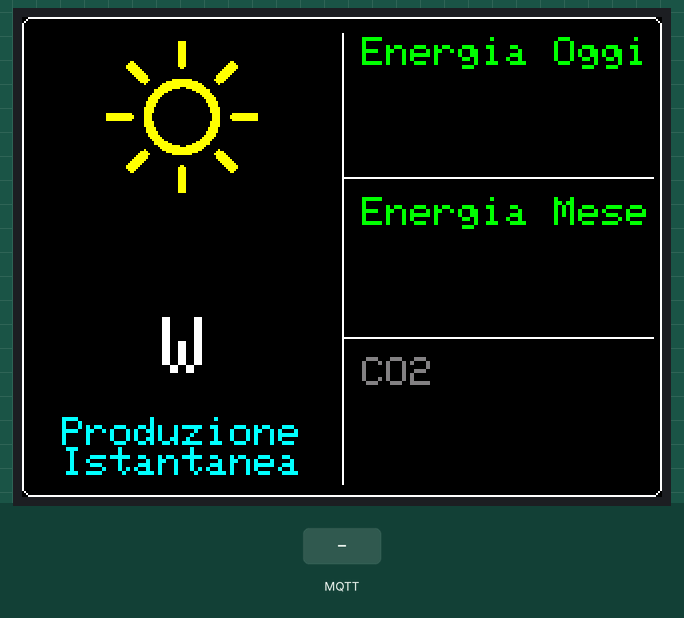
Recording of a sketch running on a simulated ESP8266 (Wemos D1 mini). Parts: 320×240 colour display. The test bench sets the inputs (shaded band). WiFi joins after 1.5 s; servers stay silent unless stated; network time is answered at once with the bench clock; random numbers use the default seed unless the sketch sets one; no MQTT or app messages arrive unless stated; what the sketch prints to the serial monitor is not drawn.

Above: at 4.4 s.
4.5 s: MQTT message "Power" arrives on the first subscribed topic
At 5.7 s:
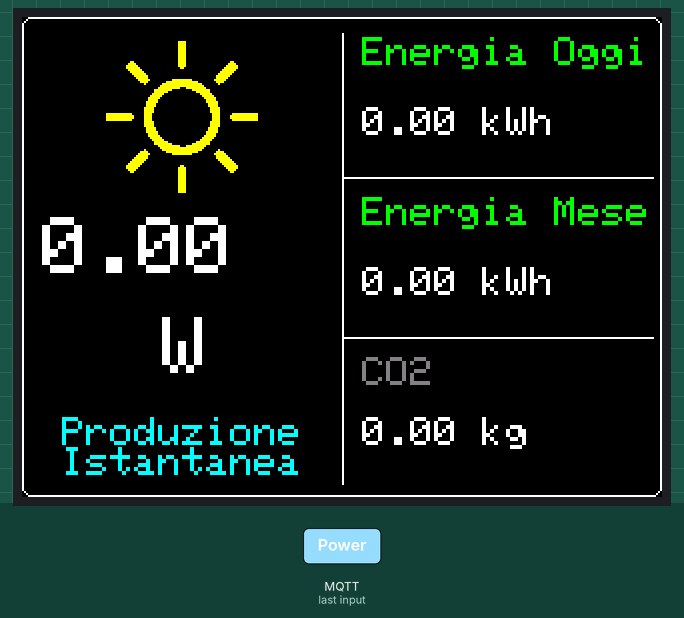
6.0 s: MQTT message "EnergyD" arrives on the first subscribed topic
7.5 s: MQTT message "EnergyM" arrives on the first subscribed topic
Timing chart, 0 to 10.5 s (numbered marks = the images above; inputs shaded):
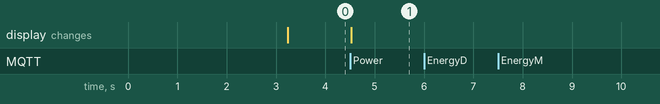

The sketch:

Fotovoltaico.ino
```cpp
#include <ESP8266WiFi.h>
#include <PubSubClient.h>
#include <ArduinoJson.h>
#include "NTPClient.h"
#include "WiFiUdp.h"

#include <Adafruit_ILI9341.h>
#include <Adafruit_GFX.h>
#include <SPI.h>

#include "sun.c"

#define TFT_CS D0
#define TFT_DC D8
#define TFT_RST -1

#define TS_CS D3

Adafruit_ILI9341 tft = Adafruit_ILI9341(TFT_CS, TFT_DC, TFT_RST);

const char* ssid = "CASA_WIRELESS";
const char* password = "sodarktheconofman";
const char* mqtt_server = "192.168.1.190";
const int mqtt_server_port = 1883;
const char* mqttUser = "homeassistant";
const char* mqttPassword = "que1lunguichaiGio2liebuut7ou4iechoh3Iexe0oolee3Kavoh9phuv2xeiyai";

WiFiClient espClient;
PubSubClient client(espClient);
WiFiUDP ntpUDP;
NTPClient timeClient(ntpUDP);

float prevPower = -1.0;
float prevEnergyD = -1.0;
float prevEnergyM = -1.0;
float prevCo2 = -1.0;

void setup() {
  Serial.begin(115200);

  tft.begin();
  tft.setRotation(3);

  delay(1000);

  Serial.println();
  Serial.print("Connessione a ");
  Serial.println(ssid);

  WiFi.begin(ssid, password);

  while (WiFi.status() != WL_CONNECTED) {
    delay(1000);
    Serial.print(".");
  }

  Serial.println("");
  Serial.println("Connessione WiFi stabilita");
  Serial.println("Indirizzo IP: ");
  Serial.println(WiFi.localIP());

  client.setServer(mqtt_server, mqtt_server_port);
  client.setCallback(callback);

 tft.fillScreen(ILI9341_BLACK);
 tft.drawRoundRect(0, 0, 320, 240, 5, ILI9341_WHITE);

 tft.drawBitmap(40, 10, gImage_sun, 80, 80, ILI9341_YELLOW);

 tft.setCursor(70, 150);
    tft.setTextColor(ILI9341_WHITE);
    tft.setTextSize(4);
    tft.println("W");
 tft.setCursor(20, 200);
    tft.setTextColor(ILI9341_CYAN);
    tft.setTextSize(2);
    tft.println("Produzione");
 tft.setCursor(20, 215);
    tft.setTextColor(ILI9341_CYAN);
    tft.setTextSize(2);
    tft.println("Istantanea");

 tft.drawRect(160, 8, 1, 226, ILI9341_WHITE);
 tft.drawRect(160, 80, 156, 1, ILI9341_WHITE);
 tft.drawRect(160, 160, 156, 1, ILI9341_WHITE);

 tft.setCursor(170, 10);
    tft.setTextColor(ILI9341_GREEN);
    tft.setTextSize(2);
    tft.println("Energia Oggi");

 tft.setCursor(170, 90);
    tft.setTextColor(ILI9341_GREEN);
    tft.setTextSize(2);
    tft.println("Energia Mese");

  tft.setCursor(170, 170);
    tft.setTextColor(0x8410);
    tft.setTextSize(2);
    tft.println("CO2");
}

void callback(char* topic, byte* payload, unsigned int length) {
  Serial.print("Info impianto [");
  Serial.print(topic);
  Serial.print("] ");

  // Copia il payload in una stringa
  String payloadStr;
  for (unsigned int i = 0; i < length; i++) {
    payloadStr += (char)payload[i];
  }
  Serial.println(payloadStr);

  // Estrai i valori specifici dal payload
  float power = 0.0, energyD = 0.0, energyM = 0.0, co2 = 0.0;

  int powerIndex = payloadStr.indexOf("Power ");
  int energyDIndex = payloadStr.indexOf("EnergyD ");
  int energyMIndex = payloadStr.indexOf("EnergyM ");
  int co2Index = payloadStr.indexOf("CO2 ");

  if (powerIndex != -1) {
    power = payloadStr.substring(powerIndex + 6, payloadStr.indexOf(" ", powerIndex + 6)).toFloat();
  }
  if (energyDIndex != -1) {
    energyD = payloadStr.substring(energyDIndex + 8, payloadStr.indexOf(" ", energyDIndex + 8)).toFloat();
  }
  if (energyMIndex != -1) {
    energyM = payloadStr.substring(energyMIndex + 8, payloadStr.indexOf(" ", energyMIndex + 8)).toFloat();
  }
  if (co2Index != -1) {
    co2 = payloadStr.substring(co2Index + 4).toFloat();
  }

  // Stampa i valori estratti
  Serial.print("Power: ");
  Serial.println(power);
  Serial.print("EnergyD: ");
  Serial.println(energyD);
  Serial.print("EnergyM: ");
  Serial.println(energyM);
  Serial.print("CO2: ");
  Serial.println(co2);

  // Controlla se i valori sono cambiati rispetto ai valori precedenti
  bool powerChanged = (power != prevPower);
  bool energyDChanged = (energyD != prevEnergyD);
  bool energyMChanged = (energyM != prevEnergyM);
  bool co2Changed = (co2 != prevCo2);

  // Aggiorna solo se i valori sono cambiati
  if (powerChanged || energyDChanged || energyMChanged || co2Changed) {
    // Aggiorna valori precedenti
    prevPower = power;
    prevEnergyD = energyD;
    prevEnergyM = energyM;
    prevCo2 = co2;

    // Pulisci solo l'area del testo che cambia
    if (powerChanged) {
      tft.fillRect(10, 100, 150, 40, ILI9341_BLACK); // Pulisci l'area del testo di Power
      // Scrivi il nuovo valore di Power
      tft.setCursor(10, 100);
      tft.setTextColor(ILI9341_WHITE);
      tft.setTextSize(4);
      tft.println(power);
    }
    if (energyDChanged) {
      tft.fillRect(170, 45, 120, 20, ILI9341_BLACK); // Pulisci l'area del testo di EnergyD
      // Scrivi il nuovo valore di EnergyD
      tft.setCursor(170, 45);
      tft.setTextColor(ILI9341_WHITE);
      tft.setTextSize(2);
      tft.print(energyD);
      tft.println(" kWh");
    }
    if (energyMChanged) {
      tft.fillRect(170, 125, 120, 20, ILI9341_BLACK); // Pulisci l'area del testo di EnergyM
      // Scrivi il nuovo valore di EnergyM
      tft.setCursor(170, 125);
      tft.setTextColor(ILI9341_WHITE);
      tft.setTextSize(2);
      tft.print(energyM);
      tft.println(" kWh");
    }
    if (co2Changed) {
      tft.fillRect(170, 200, 120, 20, ILI9341_BLACK); // Pulisci l'area del testo di CO2
      // Scrivi il nuovo valore di CO2
      tft.setCursor(170, 200);
      tft.setTextColor(ILI9341_WHITE);
      tft.setTextSize(2);
      tft.print(co2);
      tft.println(" kg");
    }
  }
}

void reconnect() {
  while (!client.connected()) {
    Serial.print("Attempting MQTT connection...");
    String clientId = "ESP8266Client-";
    clientId += String(random(0xffff), HEX);
    if (client.connect(clientId.c_str(), mqttUser, mqttPassword)) {
      Serial.println("connected");
      client.subscribe("home/lolin");
    } else {
      Serial.print("failed, rc=");
      Serial.print(client.state());
      Serial.println(" try again in 5 seconds");
      delay(5000);
    }
  }
}

void loop() {
  if (!client.connected()) {
    reconnect();
  }
  client.loop();
  timeClient.update();
}
```

Source omitted: sun.c (data table, 4156 bytes)

Measured:
- after the input at 4.5 s, the display: changes at once (image 1)
- after the input at 6.0 s, every drawn part: stays the same
- after the input at 7.5 s, every drawn part: stays the same
